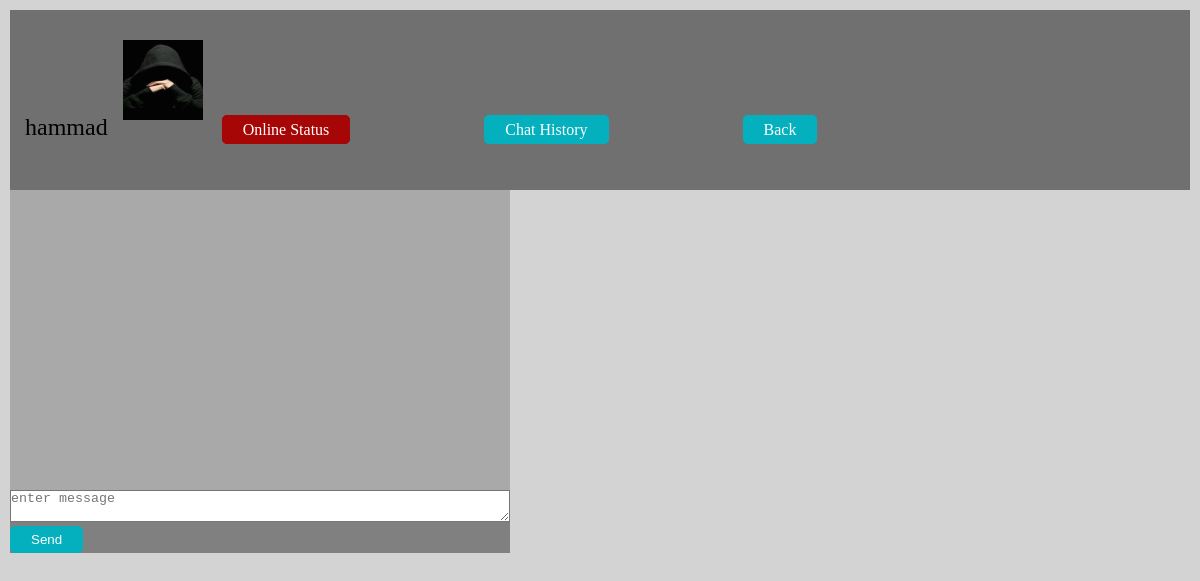
The app's page /chat.php?id=18 (signed in) with its own data.
### tables this page shows
CREATE TABLE `users` (
  `user_id` int(50) NOT NULL,
  `username` varchar(50) NOT NULL,
  `email` varchar(50) NOT NULL,
  `password` varchar(50) NOT NULL,
  `confirm_password` varchar(50) NOT NULL,
  `login_status` tinyint(4) NOT NULL DEFAULT 0,
  `last_login` datetime NOT NULL,
  `profile_image` varchar(100) NOT NULL
);

### chat.php (the view, shortened to what this page needs)
<?php
include 'connection.php';
if(isset($_SESSION['userid']) || isset($_COOKIE['userid']))
{
$second_user = $_GET['id'];
$query1 ="SELECT * FROM `users` WHERE `user_id`= '$second_user'";
$result1 = mysqli_query($con,$query1);
$row1 = mysqli_fetch_array($result1);
}
else
{
    header('location: index.php');
}
?>
<!DOCTYPE html>
<html lang="en">
<head>
    <link rel="stylesheet" href="css/style.css">
</head>
<body>
    <div class="container">
        <div class="color">
        <div class="button-bar">
        <?php echo'
            <span style="font-size: 1.5em;">'.$row1['username'].'<img style="height: 80px; width: 80px; padding:15px;" src="'.$row1['profile_image'].'" alt=""></span>';
                if($row1['login_status'] ==  1)
                {
                    echo "
                     <a id='green'>Online Status</a>";
                }
                else
                {
                    echo "
                    <a id='red'>Online Status</a>";
                }
            ?>
            <?php
             echo ' <a href="chat_history.php?id='.$_GET['id'].'">Chat History</a>';
            ?>
            <a href="online.php">Back</a>
        </div>
        </div>
        <div class="message">
        <table id="chats">
           <tbody>
        </tbody>
        </table>
        <form action="" method="POST">
            <textarea name="msg" id="msg" placeholder="enter message" class="text" ></textarea>
            <button type="button" class="request" value="send" id="send" name="send">Send</button>
        </form>
        </div>
    </div>
</body>
</html>

### css/style.css (style rules this page uses)
* { margin: 0px; padding: 0px; }
.container { height: 100vh; padding: 10px; background-color: lightgray; }
table { width: 35%; background-color: darkgrey; }
.color { padding: 15px; height: 150px; background-color: rgb(112, 112, 112); }
.button-bar a { margin-right: 130px; padding: 5px 20px 5px 20px; border: 1px solid rgb(4, 176, 189); border-radius: 5px; color: white; text-decoration: none; background-color: rgb(4, 176, 189); }
.request { padding: 5px 20px 5px 20px; border: 1px solid rgb(4, 176, 189); border-radius: 5px; color: white; text-decoration: none; background-color: rgb(4, 176, 189); }
#red { padding: 5px 20px 5px 20px; border: 1px solid rgb(167, 6, 6); border-radius: 5px; color: white; text-decoration: none; background-color: rgb(167, 6, 6); }
#chats { width: 500px; height: 300px; }
.message { background-color: grey; width: 500px; }
.text { width: 498px; }

### records on screen
users: username "hammad", profile_image (picture)
